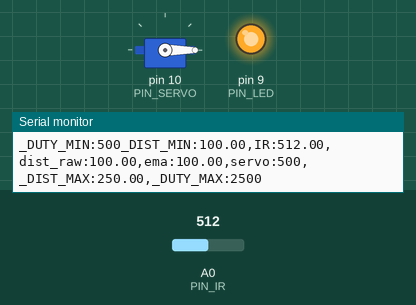
The sketch below on a simulated Arduino Uno, built with avr-gcc and run on an emulated ATmega328P. Shown: servo, output pins drawn as LEDs (lit = HIGH), the last lines printed to the serial monitor. Inputs (shaded band) come from the test bench; at power-on: A0 (PIN_IR) = 512.

Above: at 1.2 s.
1.3 s: A0 (PIN_IR) set to 500
2.8 s: A0 (PIN_IR) set to 481
At 4.0 s:
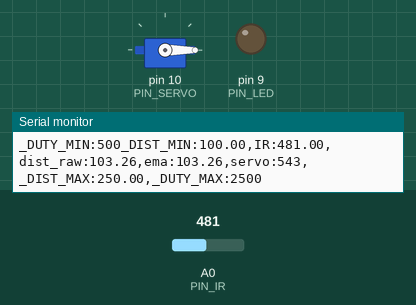
4.3 s: A0 (PIN_IR) set to 306
At 5.4 s:
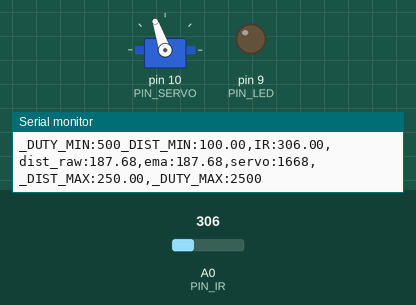
5.9 s: A0 (PIN_IR) set to 240
At 6.5 s:
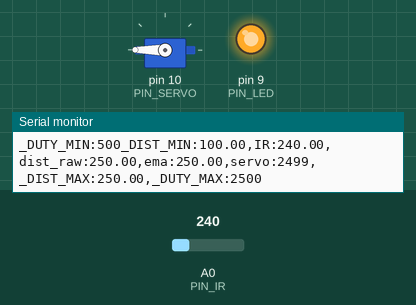
7.4 s: A0 (PIN_IR) set to 243
At 8.6 s:
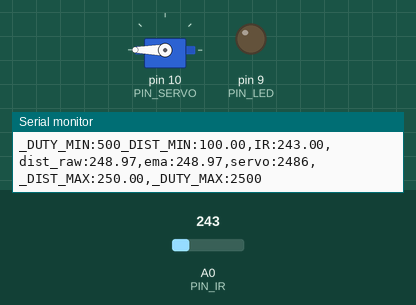
8.9 s: A0 (PIN_IR) set to 122
At 9.9 s:
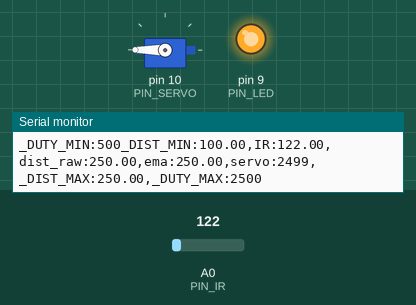
Timing chart, 0 to 11.4 s (numbered marks = the images above; inputs shaded):
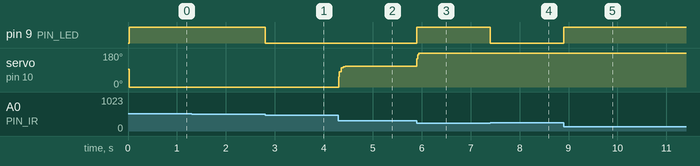

Measured:
- the behaviour switches between 493 and 492 on A0 (PIN_IR) (found by bisection; images 0 and 1)
- the behaviour switches between 242 and 243 on A0 (PIN_IR) (found by bisection; images 3 and 4)
- after the input at 2.8 s, pin 9 (PIN_LED): HIGH → LOW at once
- after the input at 4.3 s, servo on pin 10 (PIN_SERVO): 0° → 109° at once
- after the input at 5.9 s, pin 9 (PIN_LED): LOW → HIGH at once; servo on pin 10 (PIN_SERVO): 109° → 180° at once
- after the input at 7.4 s, pin 9 (PIN_LED): HIGH → LOW at once
- after the input at 8.9 s, pin 9 (PIN_LED): LOW → HIGH at once

The sketch:

17_example_3.ino
```cpp
#include <Servo.h>

// Arduino pin assignment

#define PIN_IR    0         // IR sensor at Pin A0
#define PIN_LED   9
#define PIN_SERVO 10

#define _DUTY_MIN 500  // servo full clock-wise position (0 degree)
#define _DUTY_NEU 1500  // servo neutral position (90 degree)
#define _DUTY_MAX 2500  // servo full counter-clockwise position (180 degree)

#define _DIST_MIN  100.0   // minimum distance 100mm
#define _DIST_MAX  250.0   // maximum distance 250mm

#define EMA_ALPHA  0.5      // for EMA Filter

#define LOOP_INTERVAL 20   // Loop Interval (unit: msec)

Servo myservo;
unsigned long last_loop_time;   // unit: msec

float dist_prev = _DIST_MIN;
float dist_ema = _DIST_MIN;

void setup()
{
  pinMode(PIN_LED, OUTPUT);

  myservo.attach(PIN_SERVO);
  myservo.writeMicroseconds(_DUTY_NEU);

  Serial.begin(1000000);    // 1,000,000 bps
}

void loop()
{
  unsigned long time_curr = millis();
  int duty;
  float a_value, dist_raw;

  // wait until next event time
  if (time_curr < (last_loop_time + LOOP_INTERVAL))
    return;
  last_loop_time += LOOP_INTERVAL;

  a_value = analogRead(PIN_IR);
  dist_raw = ((6762.0 / (a_value - 9.0)) - 4.0) * 10.0;

  if(dist_raw > _DIST_MAX){
    dist_raw = _DIST_MAX;
    digitalWrite(PIN_LED,true);
  }
  else if(dist_raw < _DIST_MIN){
    dist_raw = _DIST_MIN;
    digitalWrite(PIN_LED,HIGH);
  }
  else{
    digitalWrite(PIN_LED,0);
  }
  // and turn on LED if the distance is in the range

  dist_ema = dist_raw*EMA_ALPHA + dist_ema*EMA_ALPHA;

  // duty = map(dist_ema, _DIST_MIN, _DIST_MAX, _DUTY_MIN, _DUTY_MAX);
  duty = 500+((dist_ema-100)*13.333);


  myservo.writeMicroseconds(duty);

  Serial.print("_DUTY_MIN:");  Serial.print(_DUTY_MIN);
  Serial.print("_DIST_MIN:");  Serial.print(_DIST_MIN);
  Serial.print(",IR:");        Serial.print(a_value);
  Serial.print(",dist_raw:");  Serial.print(dist_raw);
  Serial.print(",ema:");       Serial.print(dist_ema);
  Serial.print(",servo:");     Serial.print(duty);
  Serial.print(",_DIST_MAX:"); Serial.print(_DIST_MAX);
  Serial.print(",_DUTY_MAX:"); Serial.print(_DUTY_MAX);
  Serial.println("");
}
```
